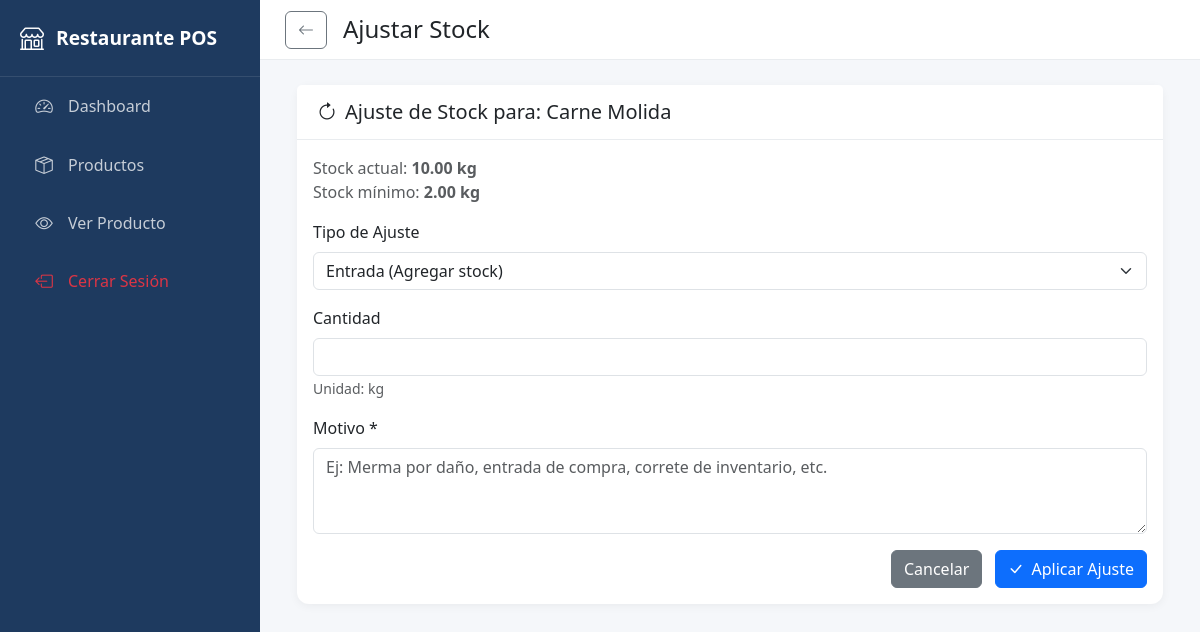
Page /productos/ajustar_stock.php?id=1 (signed in) on the committed database.
### tables this page shows
CREATE TABLE IF NOT EXISTS productos (
    id INT UNSIGNED AUTO_INCREMENT PRIMARY KEY,
    nombre VARCHAR(150) NOT NULL,
    descripcion TEXT,
    precio_base_usd DECIMAL(10,2) NOT NULL DEFAULT 0.00,
    tipo_producto ENUM('terminado', 'compuesto', 'materia_prima') NOT NULL,
    unidad_medida VARCHAR(20) DEFAULT 'unidad',
    stock_actual DECIMAL(10,3) DEFAULT 0,
    stock_minimo DECIMAL(10,3) DEFAULT 0,
    categoria_id INT UNSIGNED,
    imagen VARCHAR(255) DEFAULT NULL,
    estado ENUM('activo', 'inactivo') DEFAULT 'activo',
    created_at TIMESTAMP DEFAULT CURRENT_TIMESTAMP,
    updated_at TIMESTAMP DEFAULT CURRENT_TIMESTAMP ON UPDATE CURRENT_TIMESTAMP,
    FOREIGN KEY (categoria_id) REFERENCES categorias(id) ON DELETE SET NULL
);

### includes/inventario.php (called while the page is built, shortened)
<?php
function obtenerProducto($id) {
    $db = getDB();
    $stmt = $db->prepare("
        SELECT p.*, c.nombre as categoria_nombre
        FROM productos p
        LEFT JOIN categorias c ON p.categoria_id = c.id
        WHERE p.id = ?
    ");
    $stmt->execute([$id]);
    return $stmt->fetch(PDO::FETCH_ASSOC);
}

### productos/ajustar_stock.php (the view, shortened to what this page needs)
<?php
require_once __DIR__ . '/../includes/inventario.php';
$id = intval($_GET['id'] ?? 0);
$producto = obtenerProducto($id);
?>
<!DOCTYPE html>
<html lang="es">
<head>
    <link href="https://cdn.jsdelivr.net/npm/bootstrap@5.3.2/dist/css/bootstrap.min.css" rel="stylesheet">
    <link rel="stylesheet" href="https://cdn.jsdelivr.net/npm/bootstrap-icons@1.11.1/font/bootstrap-icons.css">
    <link rel="stylesheet" href="../assets/css/style.css">
</head>
<body>
    <div class="wrapper">
        <nav id="sidebar" class="sidebar">
            <div class="sidebar-header">
                <i class="bi bi-shop"></i>
                <span>Restaurante POS</span>
            </div>
            <ul class="nav flex-column">
                <li class="nav-item"><a class="nav-link" href="../dashboard.php"><i class="bi bi-speedometer2"></i><span>Dashboard</span></a></li>
                <li class="nav-item"><a class="nav-link" href="../productos/index.php"><i class="bi bi-box-seam"></i><span>Productos</span></a></li>
                <li class="nav-item"><a class="nav-link" href="../productos/ver.php?id=<?php echo $id; ?>"><i class="bi bi-eye"></i><span>Ver Producto</span></a></li>
                <li class="nav-item mt-auto"><a class="nav-link text-danger" href="../logout.php"><i class="bi bi-box-arrow-left"></i><span>Cerrar Sesión</span></a></li>
            </ul>
        </nav>
        <div class="main-content">
            <header class="header">
                <div class="d-flex align-items-center">
                    <a href="../productos/ver.php?id=<?php echo $id; ?>" class="btn btn-outline-secondary me-3"><i class="bi bi-arrow-left"></i></a>
                    <h4 class="mb-0">Ajustar Stock</h4>
                </div>
            </header>
            <main class="content">
                <div class="container-fluid">
                    <div class="card">
                        <div class="card-header">
                            <h5 class="mb-0"><i class="bi bi-arrow-clockwise me-2"></i>Ajuste de Stock para: <?php echo htmlspecialchars($producto['nombre']); ?></h5>
                        </div>
                        <div class="card-body">
                            <p class="text-muted">
                                Stock actual: <strong><?php echo number_format($producto['stock_actual'], 2); ?> <?php echo htmlspecialchars($producto['unidad_medida']); ?></strong><br>
                                Stock mínimo: <strong><?php echo number_format($producto['stock_minimo'], 2); ?> <?php echo htmlspecialchars($producto['unidad_medida']); ?></strong>
                            </p>
                            <form method="POST">
                                <div class="mb-3">
                                    <label class="form-label">Tipo de Ajuste</label>
                                    <select name="tipo" class="form-select" required>
                                        <option value="entrada">Entrada (Agregar stock)</option>
                                    </select>
                                </div>
                                <div class="mb-3">
                                    <label class="form-label">Cantidad</label>
                                    <input type="number" name="cantidad" class="form-control" step="0.01" min="0.01" required>
                                    <small class="text-muted">Unidad: <?php echo htmlspecialchars($producto['unidad_medida']); ?></small>
                                </div>
                                <div class="mb-3">
                                    <label class="form-label">Motivo *</label>
                                    <textarea name="motivo" class="form-control" rows="3" placeholder="Ej: Merma por daño, entrada de compra, correte de inventario, etc." required></textarea>
                                </div>
                                <div class="text-end">
                                    <a href="../productos/ver.php?id=<?php echo $id; ?>" class="btn btn-secondary me-2">Cancelar</a>
                                    <button type="submit" class="btn btn-primary">
                                        <i class="bi bi-check-lg me-2"></i>Aplicar Ajuste
                                    </button>
                                </div>
                            </form>
                        </div>
                    </div>
                </div>
            </main>
        </div>
    </div>
</body>
</html>

### assets/css/style.css (style rules this page uses)
:root { --primary: #1e3a5f; --secondary: #2d5a87; --accent: #ff6b35; --success: #28a745; --warning: #ffc107; --danger: #dc3545; --info: #17a2b8; --light: #f8f9fa; --dark: #212529; --sidebar-width: 260px; --header-height: 60px; }
.wrapper { display: flex; min-height: 100vh; }
.sidebar { width: var(--sidebar-width); background: var(--primary); min-height: 100vh; position: fixed; left: 0; top: 0; z-index: 1000; transition: all 0.3s; overflow-y: auto; }
.sidebar-header { padding: 20px; display: flex; align-items: center; gap: 12px; color: white; font-size: 1.2rem; font-weight: 600; border-bottom: 1px solid rgba(255, 255, 255, 0.1); }
.sidebar-header i { font-size: 1.5rem; }
.sidebar .nav-link { color: rgba(255, 255, 255, 0.75); padding: 12px 20px; border-radius: 8px; margin: 4px 12px; transition: all 0.2s; display: flex; align-items: center; gap: 12px; }
.sidebar .nav-link i { font-size: 1.1rem; width: 24px; text-align: center; }
.main-content { margin-left: var(--sidebar-width); flex: 1; min-height: 100vh; display: flex; flex-direction: column; transition: margin-left 0.3s; }
.header { height: var(--header-height); background: white; border-bottom: 1px solid #e9ecef; display: flex; align-items: center; justify-content: space-between; padding: 0 25px; position: sticky; top: 0; z-index: 100; }
.content { flex: 1; padding: 25px; background: #f5f7fa; }
.card { border: none; border-radius: 12px; box-shadow: 0 2px 10px rgba(0, 0, 0, 0.05); }
.card-header { background: white; border-bottom: 1px solid #e9ecef; padding: 15px 20px; font-weight: 600; }

### rows in the picture
productos: nombre "Carne Molida", stock_actual "10.00", unidad_medida "kg", stock_minimo "2.00"
